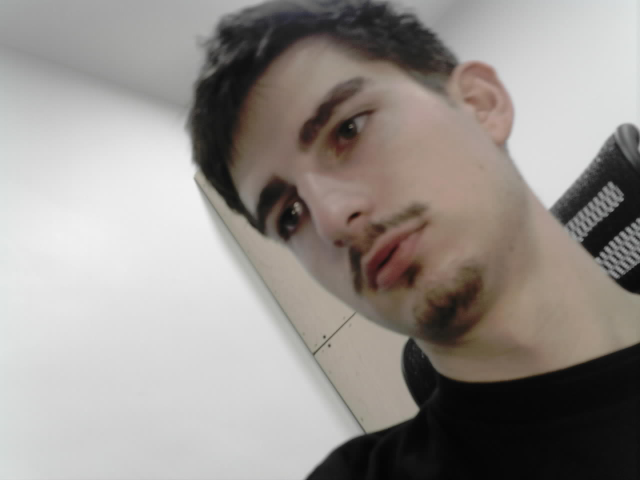
#> input picture captured_image.jpg, 1280 x 960 px (shown at 1/2 size)
$ python -i analyzeImageOpenCV.py   (imports and definitions only)
#> lines starting #> are read from the running program, lines starting #| are printed output that depends on the picture; after the words box and inside, x2 and y2 are one past the last pixel; in counts of white or black regions, pixels touching at a corner belong together
#> further down, picture is the input picture: shape (960, 1280, 3); mean B, G, R 141.7, 145.8, 151.1
from flask import Flask, request
import numpy as np
import cv2
import datetime

# [1 line not run here, left out]

def detect_rain(image):
    gray = cv2.cvtColor(image, cv2.COLOR_BGR2GRAY)
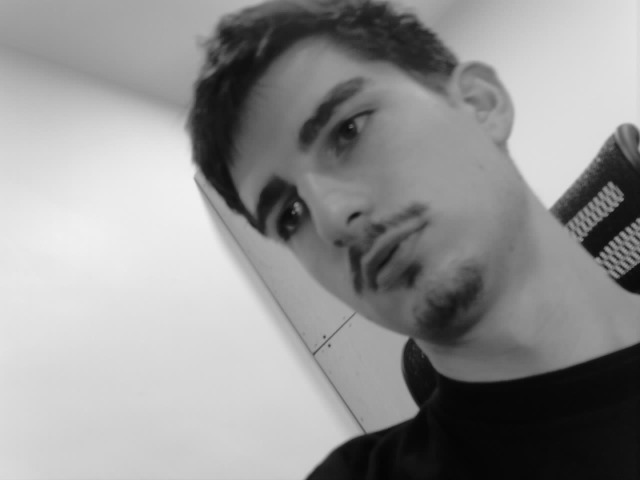
#> gray: shape (960, 1280) (shown at 1/2 size); min 5, max 241, mean 146.9

    # Apply stronger Gaussian Blur to reduce background texture
    blurred = cv2.GaussianBlur(gray, (7, 7), 0)

    # Edge detection with higher thresholds to avoid small noise
    edges = cv2.Canny(blurred, 50, 150)
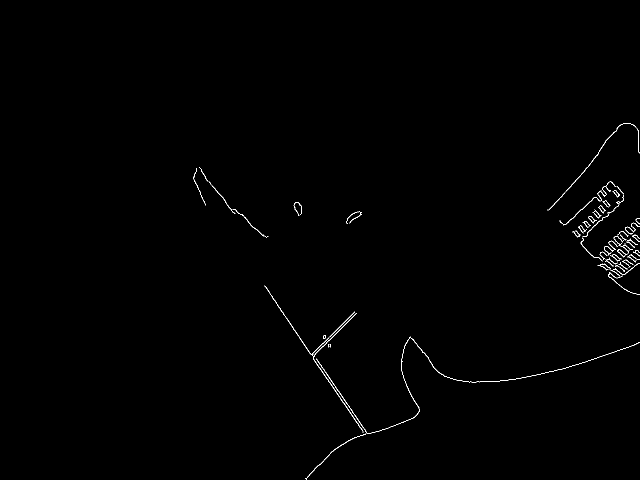
#> edges: shape (960, 1280) (shown at 1/2 size); 0.44% white in thin lines or dots, all inside (x1, y1, x2, y2) = (387, 246, 1280, 960)

    # Morphological closing to fill gaps in raindrop outlines
    kernel = cv2.getStructuringElement(cv2.MORPH_ELLIPSE, (5, 5))
    closed = cv2.morphologyEx(edges, cv2.MORPH_CLOSE, kernel)
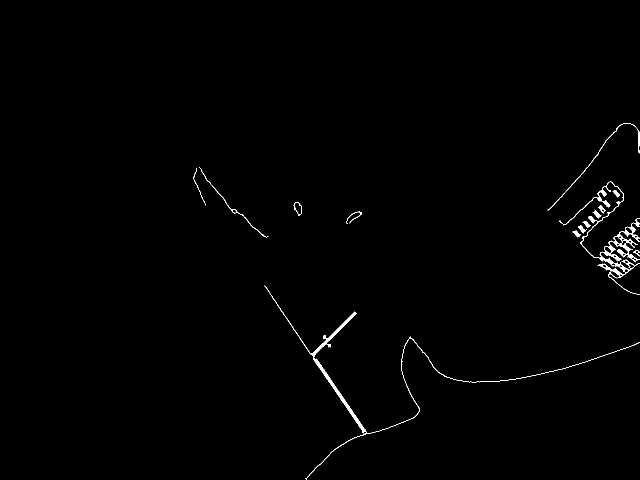
#> closed: shape (960, 1280) (shown at 1/2 size); 0.67% white; 16 white regions

    # Find contours
    contours, _ = cv2.findContours(closed, cv2.RETR_EXTERNAL, cv2.CHAIN_APPROX_SIMPLE)
#> contours = 16 contours; largest, box (x1, y1, x2, y2) and area: (1161, 372, 1280, 589) 2304, (529, 571, 1280, 960) 1896, (1119, 363, 1232, 451) 310, (587, 404, 604, 432) 274, (1095, 246, 1280, 421) 203

    rain_blobs = []
    for cnt in contours:
        area = cv2.contourArea(cnt)
        perimeter = cv2.arcLength(cnt, True)
        circularity = (4 * np.pi * area / (perimeter * perimeter)) if perimeter > 0 else 0

        # Filter for typical raindrop size and shape (somewhat circular)
        if 80 < area < 800 and circularity > 0.5:
            # Optional: brightness mask filter
            mask = np.zeros(gray.shape, dtype=np.uint8)
            cv2.drawContours(mask, [cnt], -1, 255, -1)
            mean_brightness = cv2.mean(gray, mask=mask)[0]
            if mean_brightness > 120:  # raindrops are often bright reflections
                rain_blobs.append(cnt)
#> this loop made 16 passes
#> (area, perimeter, circularity, mean_brightness) on passes 9 to 11: (93.5, 45.36, 0.571, 91.25), (274, 71.94, 0.665, 97.14), (81.5, 43.7, 0.536, 90.03)
#> (area, perimeter, circularity) on passes 1 to 6: (1895.5, 3076.8, 0.00252), (20.5, 66.18, 0.0588), (84.5, 48.53, 0.451), (91, 51.94, 0.424), (79.5, 43.7, 0.523), (89, 50.77, 0.434)
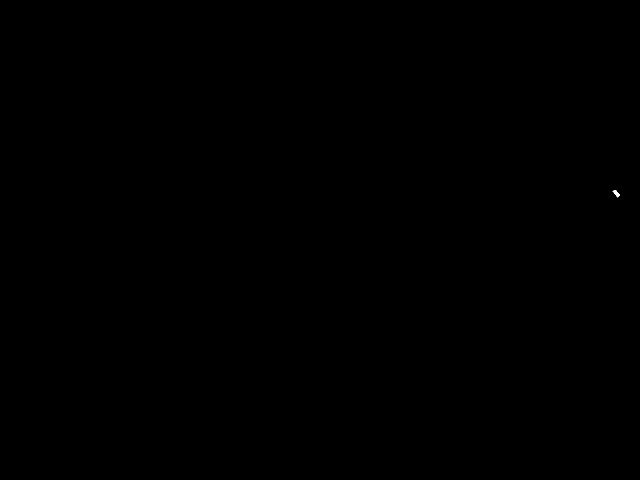
#> mask: shape (960, 1280) (shown at 1/2 size); 0.01% white; 1 white region, box (x1, y1, x2, y2) and area: (1225, 380, 1240, 395) 100
#> after the loop, rain_blobs = []

    # Overlay detected raindrops
    overlay = image.copy()
    for cnt in rain_blobs:
        x, y, w, h = cv2.boundingRect(cnt)
        cv2.rectangle(overlay, (x, y), (x + w, y + h), (0, 0, 255), 1)
#> this loop made 0 passes

    blob_count = len(rain_blobs)
#> blob_count = 0
    total_blob_area = sum([cv2.contourArea(c) for c in rain_blobs])
#> total_blob_area = 0
    image_area = image.shape[0] * image.shape[1]
#> image_area = 1228800
    coverage_ratio = total_blob_area / image_area
#> coverage_ratio = 0

    # Make intensity rely more on coverage
    intensity = int(min(100, coverage_ratio * 10000))  # scale factor tuned
#> intensity = 0

    return overlay, intensity


# [26 lines that did not run here, left out]

# [2 lines not run here, left out]

>>> import cv2
>>> picture = cv2.imread('captured_image.jpg')
>>> result = detect_rain(picture)

$ run again, on David.jpg
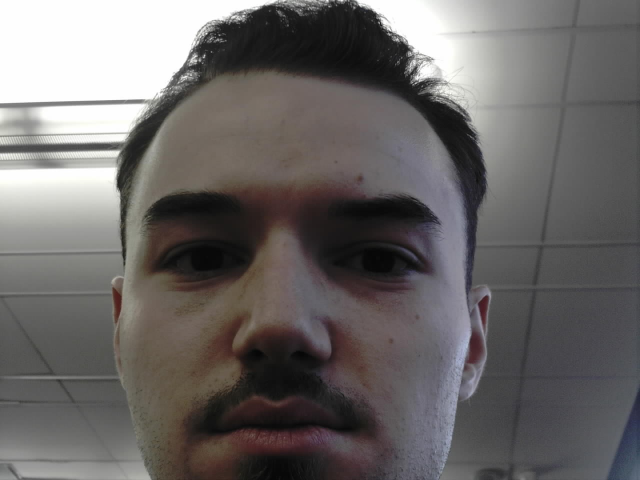
#> input picture David.jpg, 1280 x 960 px (shown at 1/2 size)
#> picture is the input picture: shape (960, 1280, 3); mean B, G, R 102.5, 103.4, 106.9
#> in detect_rain, `edges = cv2.Canny(blurred, 50, 150)`:
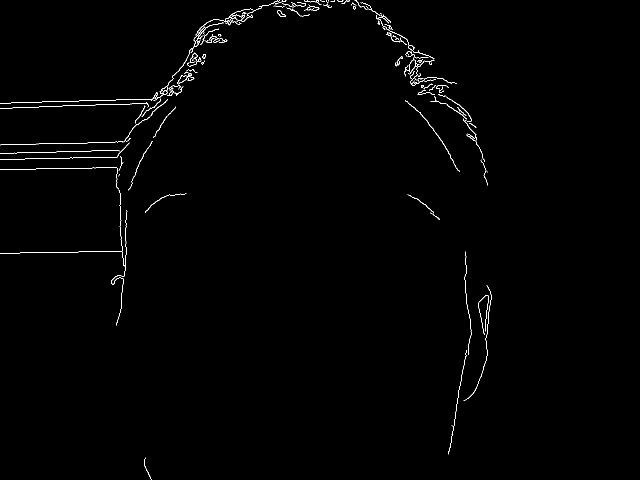
#> edges: shape (960, 1280) (shown at 1/2 size); 0.69% white in thin lines or dots, all inside (x1, y1, x2, y2) = (0, 0, 983, 960)
#> in detect_rain, `closed = cv2.morphologyEx(edges, cv2.MORPH_CLOSE, kernel)`:
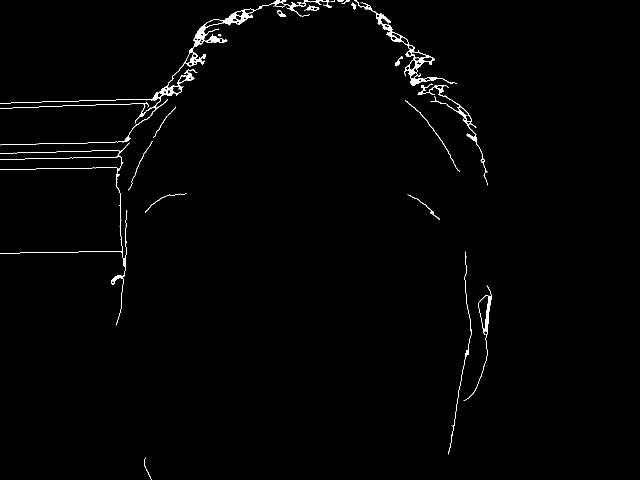
#> closed: shape (960, 1280) (shown at 1/2 size); 1% white; 23 white regions (4 under 20 px)
#> contours = 21 contours, 5 with area under 20; largest, box (x1, y1, x2, y2) and area: (0, 0, 664, 291) 4652, (709, 0, 914, 172) 2838, (927, 570, 983, 802) 1187, (835, 167, 976, 371) 948, (0, 285, 259, 651) 340
#> the loop in detect_rain, `for cnt in contours:` made 21 passes
#> (area, perimeter, circularity, mean_brightness) on pass 14: (106.5, 48.04, 0.58, 87.94)
#> after the loop in detect_rain, `for cnt in contours:`: rain_blobs = []
#> blob_count = 0
#> image_area = 1228800
#> coverage_ratio = 0

$ run again, on David2.jpg
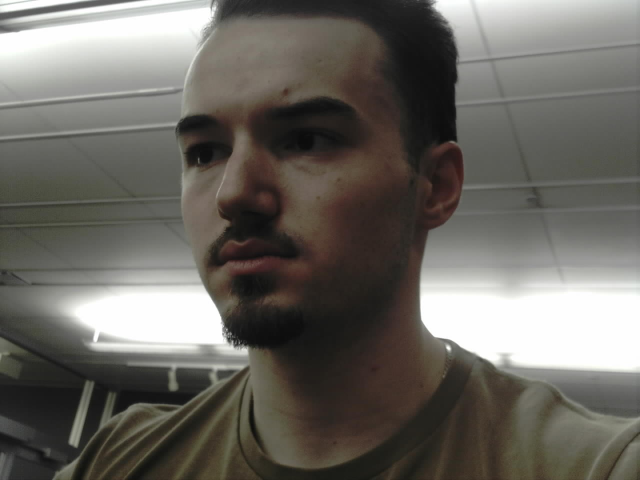
#> input picture David2.jpg, 1280 x 960 px (shown at 1/2 size)
#> picture is the input picture: shape (960, 1280, 3); mean B, G, R 97, 103.1, 106.2
#> in detect_rain, `edges = cv2.Canny(blurred, 50, 150)`:
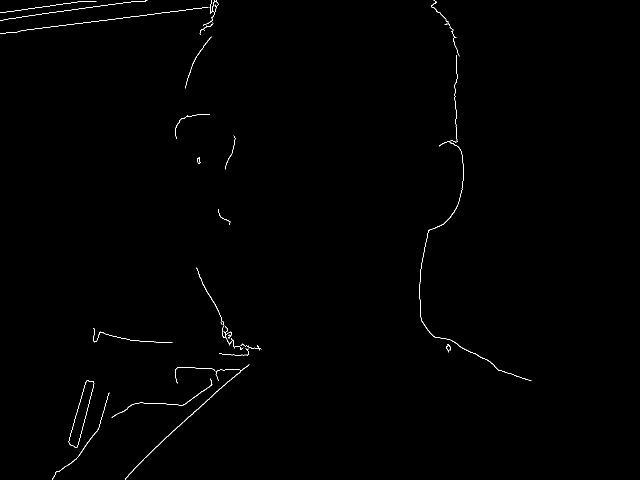
#> edges: shape (960, 1280) (shown at 1/2 size); 0.4% white in thin lines or dots, all inside (x1, y1, x2, y2) = (0, 0, 1063, 960)
#> contours = 17 contours, 4 with area under 20; largest, box (x1, y1, x2, y2) and area: (137, 761, 189, 895) 2484, (393, 535, 523, 711) 558, (399, 0, 437, 70) 340, (839, 0, 1063, 762) 322, (250, 728, 499, 960) 232
#> the loop in detect_rain, `for cnt in contours:` made 17 passes
#> (area, perimeter, circularity) on passes 1, 2, 3, 4, 5, 7, 9, 11: (69, 460.8, 0.00408), (2484.5, 321.4, 0.302), (67, 490.6, 0.0035), (232.5, 1076.2, 0.00252), (77.5, 42.04, 0.551), (558.5, 744.6, 0.0127), (42, 32.49, 0.5), (20, 217.2, 0.00533)
#> after the loop in detect_rain, `for cnt in contours:`: rain_blobs = []
#> blob_count = 0
#> image_area = 1228800
#> coverage_ratio = 0
